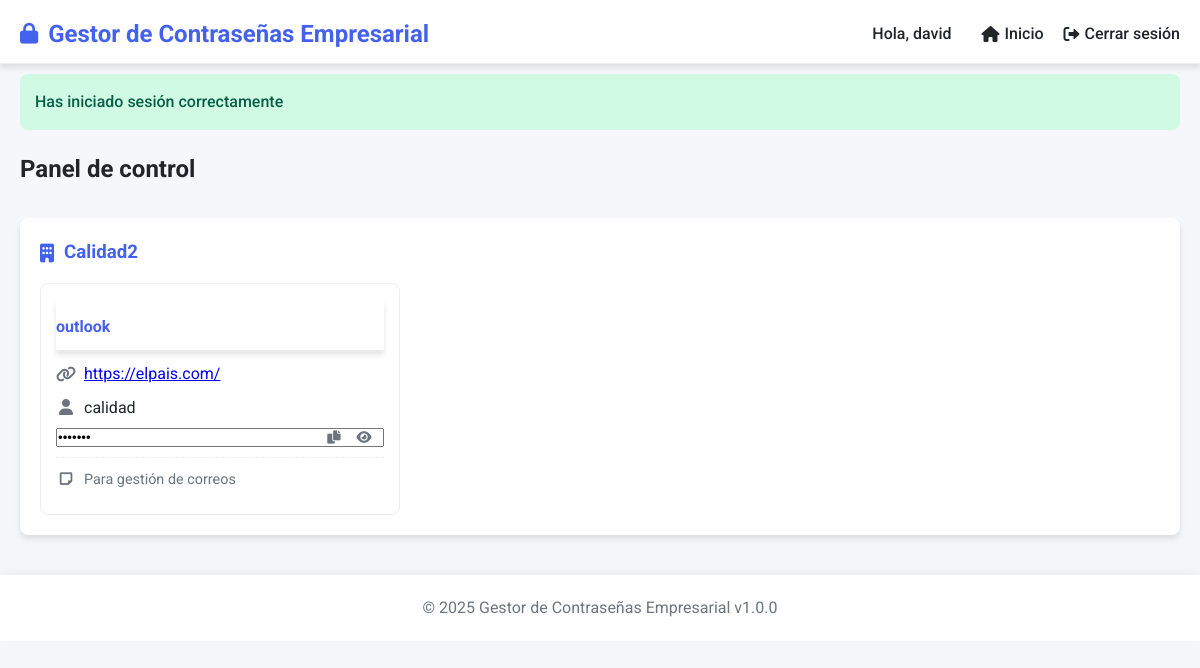
The app's page /dashboard.php (signed in) with its own data.
### tables this page shows
CREATE TABLE departments (
        id INTEGER PRIMARY KEY AUTOINCREMENT,
        name TEXT UNIQUE NOT NULL,
        description TEXT,
        created_at DATETIME DEFAULT CURRENT_TIMESTAMP
    );

CREATE TABLE applications (
        id INTEGER PRIMARY KEY AUTOINCREMENT,
        name TEXT NOT NULL,
        url TEXT,
        department_id INTEGER NOT NULL,
        username TEXT,
        password TEXT NOT NULL,
        notes TEXT,
        created_at DATETIME DEFAULT CURRENT_TIMESTAMP,
        FOREIGN KEY (department_id) REFERENCES departments(id)
    );

### includes/auth.php (called while the page is built, shortened)
<?php
require_once 'db.php';
require_once 'functions.php';
function isLoggedIn() {
    return isset($_SESSION['user_id']);
}
function getCurrentUser() {
    global $db;
    $stmt = $db->prepare('SELECT * FROM users WHERE id = :id');
    $stmt->bindValue(':id', $_SESSION['user_id'], SQLITE3_INTEGER);
    $result = $stmt->execute();
    return $result->fetchArray(SQLITE3_ASSOC);
}
?>

### includes/functions.php (called while the page is built, shortened)
<?php
function decryptPassword($encryptedPassword) {
    list($encryptedData, $iv) = explode('::', base64_decode($encryptedPassword), 2);
    return openssl_decrypt($encryptedData, 'aes-256-cbc', ENCRYPTION_KEY, 0, $iv);
}
function getApplicationsByDepartment($departmentId) {
    global $db;
    $stmt = $db->prepare('SELECT * FROM applications WHERE department_id = :department_id ORDER BY name');
    $stmt->bindValue(':department_id', $departmentId, SQLITE3_INTEGER);
    $result = $stmt->execute();
    $applications = [];
    while ($row = $result->fetchArray(SQLITE3_ASSOC)) {
        $applications[] = $row;
    }
    return $applications;
}
?>

### dashboard.php (the view, shortened to what this page needs)
<?php
require_once 'includes/auth.php';
require_once 'templates/header.php';
require_once 'includes/db.php';
require_once 'includes/functions.php';
$user = getCurrentUser();
$isAdmin = $_SESSION['role'] === 'admin';
if ($isAdmin) {
    $departments = getDepartments();
    $applications = [];
    $query = $db->query('SELECT a.*, d.name as department_name
                        FROM applications a
                        JOIN departments d ON a.department_id = d.id
                        ORDER BY d.name, a.name');
    while ($row = $query->fetchArray(SQLITE3_ASSOC)) {
        $applications[] = $row;
    }
} else {
    $departmentId = $user['department_id'];
    $stmt = $db->prepare('SELECT * FROM departments WHERE id = :id');
    $stmt->bindValue(':id', $departmentId, SQLITE3_INTEGER);
    $result = $stmt->execute();
    $departments = [$result->fetchArray(SQLITE3_ASSOC)];
    $applications = getApplicationsByDepartment($departmentId);
}
?>
<div class="dashboard-header">
    <h2>Panel de control</h2>
</div>
<div class="dashboard-content">
    <div class="applications-list">
        <?php foreach ($departments as $department): ?>
            <div class="department-section">
                <h3>
                    <i class="fas fa-building"></i> <?= htmlspecialchars($department['name']) ?>
                </h3>
                <?php
                $deptApps = array_filter($applications, function($app) use ($department) {
                    return $app['department_id'] == $department['id'];
                });
                if (empty($deptApps)): ?>
                    <p>No hay aplicaciones registradas en este departamento.</p>
                <?php else: ?>
                    <div class="apps-grid">
                        <?php foreach ($deptApps as $app): ?>
                            <div class="app-card">
                                <div class="app-header">
                                    <h4><?= htmlspecialchars($app['name']) ?></h4>
                                </div>
                                <div class="app-details">
                                    <?php if (!empty($app['url'])): ?>
                                        <p><i class="fas fa-link"></i> <a href="<?= htmlspecialchars($app['url']) ?>" target="_blank"><?= htmlspecialchars($app['url']) ?></a></p>
                                    <?php endif; ?>
                                    <p><i class="fas fa-user"></i> <?= htmlspecialchars($app['username']) ?></p>
                                    <div class="password-field">
                                        <input type="password" value="<?= decryptPassword($app['password']) ?>" readonly class="password-input">
                                        <button class="btn-icon toggle-password"><i class="fas fa-eye"></i></button>
                                        <button class="btn-icon copy-password" data-password="<?= decryptPassword($app['password']) ?>">
                                            <i class="fas fa-copy"></i>
                                        </button>
                                    </div>
                                    <?php if (!empty($app['notes'])): ?>
                                        <p class="app-notes"><i class="fas fa-sticky-note"></i> <?= htmlspecialchars($app['notes']) ?></p>
                                    <?php endif; ?>
                                </div>
                            </div>
                        <?php endforeach; ?>
                    </div>
                <?php endif; ?>
            </div>
        <?php endforeach; ?>
    </div>
</div>
<?php require_once 'templates/footer.php'; ?>

### assets/css/style.css (style rules this page uses)
:root { --primary-color: #4361ee; --secondary-color: #3f37c9; --accent-color: #4895ef; --danger-color: #f72585; --success-color: #4cc9f0; --warning-color: #f8961e; --light-color: #f8f9fa; --dark-color: #212529; --gray-color: #6c757d; --border-radius: 8px; --box-shadow: 0 4px 6px rgba(0, 0, 0, 0.1); --transition: all 0.3s ease; }
* { margin: 0; padding: 0; box-sizing: border-box; }
body { font-family: 'Roboto', sans-serif; line-height: 1.6; color: var(--dark-color); background-color: #f5f7fa; }
.app-header { background-color: white; box-shadow: var(--box-shadow); padding: 15px 0; position: sticky; top: 0; z-index: 100; }
.password-field { position: relative; display: flex; }
.password-field input { padding-right: 80px; flex-grow: 1; }
.password-field .btn-icon { position: absolute; right: 5px; top: 50%; transform: translateY(-50%); background: none; border: none; cursor: pointer; color: var(--gray-color); padding: 5px; }
.password-field .btn-icon:last-child { right: 35px; }
.btn-icon { background: none; border: none; cursor: pointer; color: var(--gray-color); transition: var(--transition); padding: 5px; border-radius: 50%; width: 30px; height: 30px; display: inline-flex; align-items: center; justify-content: center; }
.dashboard-header { display: flex; justify-content: space-between; align-items: center; margin-bottom: 30px; }
.department-section { background-color: white; border-radius: var(--border-radius); box-shadow: var(--box-shadow); padding: 20px; margin-bottom: 30px; }
.department-section h3 { display: flex; align-items: center; gap: 10px; margin-bottom: 15px; color: var(--primary-color); }
.apps-grid { display: grid; grid-template-columns: repeat(auto-fill, minmax(300px, 1fr)); gap: 20px; }
.app-card { border: 1px solid #eee; border-radius: var(--border-radius); padding: 15px; transition: var(--transition); }
.app-header { display: flex; justify-content: space-between; align-items: center; margin-bottom: 10px; padding-bottom: 10px; border-bottom: 1px solid #eee; }
.app-header h4 { color: var(--primary-color); }
.app-details p { margin-bottom: 8px; display: flex; align-items: center; gap: 8px; }
.app-details i { color: var(--gray-color); width: 20px; text-align: center; }
.app-notes { font-size: 0.9rem; color: var(--gray-color); margin-top: 10px; padding-top: 10px; border-top: 1px dashed #eee; }

### records on screen
departments: name "Calidad2"
applications: name "outlook", url "https://elpais.com/", username "calidad", notes "Para gestión de correos"

### other values on screen
APP_NAME "Gestor de Contraseñas Empresarial"
$_SESSION['username'] "david"
$_SESSION['success'] "Has iniciado sesión correctamente"
APP_VERSION "1.0.0"
